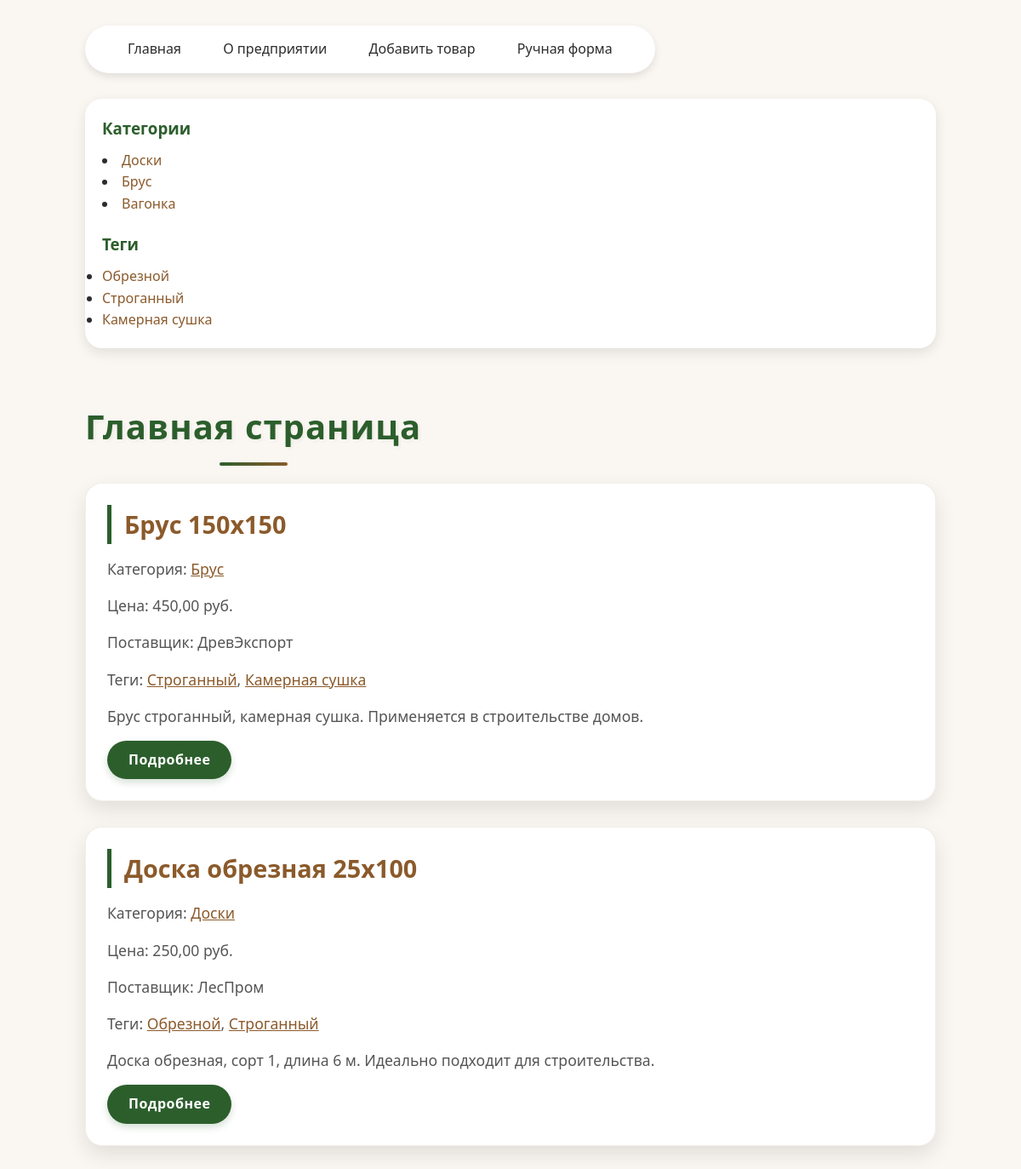
The app's page /, older data.
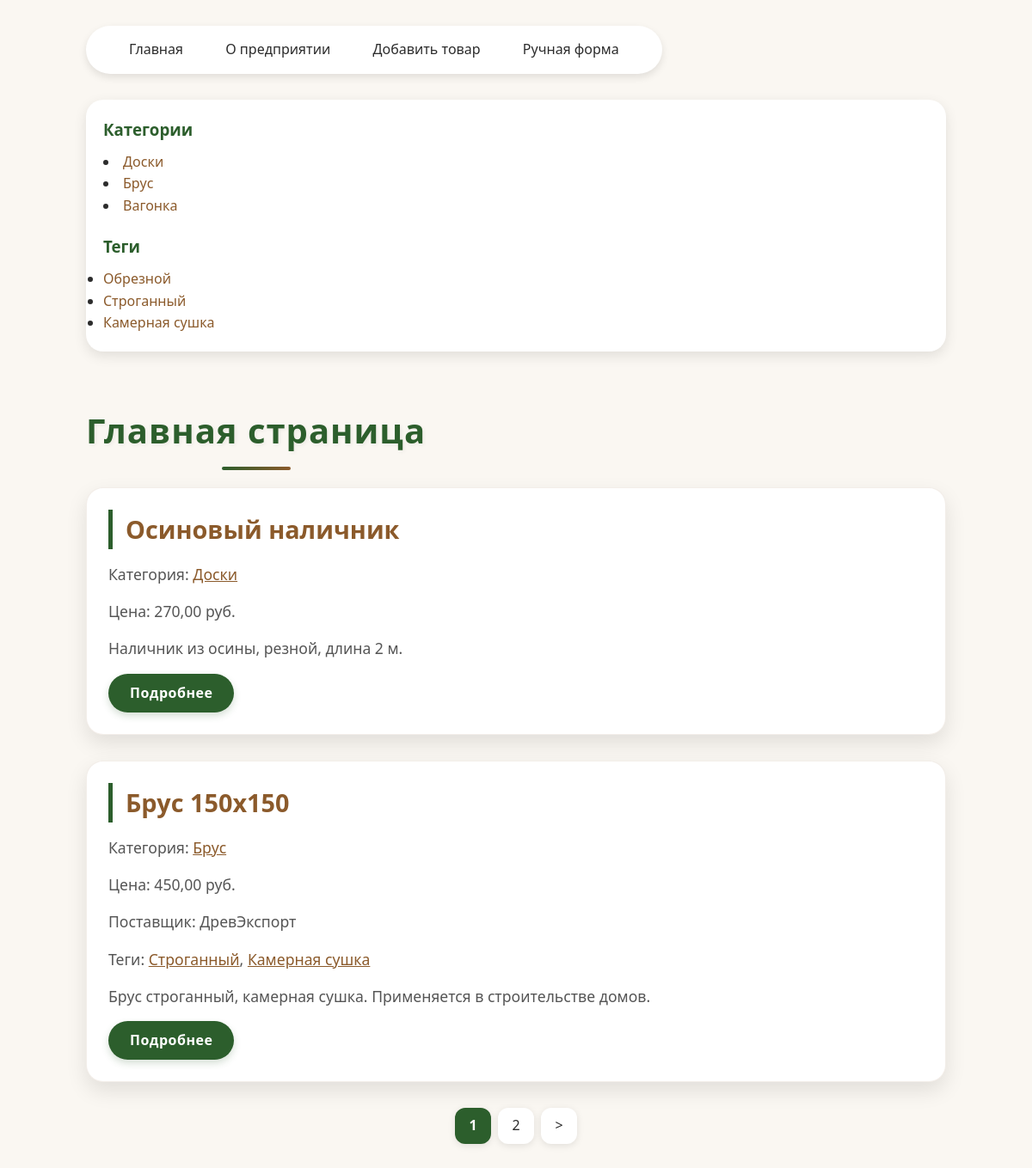
The same page, newer data.
### lumber/models.py (models this page shows, shortened)
class Category(models.Model):
    name = models.CharField(max_length=100, db_index=True, verbose_name="Категория")
    slug = models.SlugField(max_length=255, unique=True, db_index=True, verbose_name="URL")
    class Meta:
        verbose_name = "Категория"
        verbose_name_plural = "Категории"
    def get_absolute_url(self):
        return reverse("category", kwargs={"cat_slug": self.slug})

class Tag(models.Model):
    name = models.CharField(max_length=100, db_index=True, verbose_name="Тег")
    slug = models.SlugField(max_length=255, unique=True, db_index=True, verbose_name="URL")
    class Meta:
        verbose_name = "Тег"
        verbose_name_plural = "Теги"
    def get_absolute_url(self):
        return reverse("tag", kwargs={"tag_slug": self.slug})

class Product(models.Model):
    class Status(models.IntegerChoices):
        DRAFT = 0, "Черновик"
        PUBLISHED = 1, "Опубликовано"
    title = models.CharField(max_length=255, verbose_name="Название")
    slug = models.SlugField(
        max_length=255,
        unique=True,
        db_index=True,
        verbose_name="URL",
        validators=[
            MinLengthValidator(5),
            MaxLengthValidator(100),
        ],
    )
    content = models.TextField(blank=True, verbose_name="Описание")
    photo = models.ImageField(
        upload_to="products/%Y/%m/%d/",
        blank=True,
        null=True,
        verbose_name="Фото",
    )
    price = models.DecimalField(
        max_digits=10,
        decimal_places=2,
        blank=True,
        null=True,
        verbose_name="Цена",
    )
    time_create = models.DateTimeField(auto_now_add=True, verbose_name="Время создания")
    time_update = models.DateTimeField(auto_now=True, verbose_name="Время изменения")
    is_published = models.BooleanField(
        choices=Status.choices,
        default=Status.DRAFT,
        verbose_name="Статус",
    )
    category = models.ForeignKey(
        Category,
        on_delete=models.PROTECT,
        related_name="products",
        verbose_name="Категория",
    )
    tags = models.ManyToManyField(
        Tag,
        blank=True,
        related_name="products",
        verbose_name="Теги",
    )
    supplier = models.ForeignKey(
        Supplier,
        on_delete=models.SET_NULL,
        null=True,
        blank=True,
        related_name="products",
        verbose_name="Поставщик",
    )
    objects = models.Manager()
    published = PublishedManager()
    class Meta:
        verbose_name = "Товар"
        verbose_name_plural = "Товары"
        ordering = ["-time_create"]
        indexes = [
            models.Index(fields=["-time_create"]),
        ]
    def get_absolute_url(self):
        return reverse("product", kwargs={"product_slug": self.slug})

class Supplier(models.Model):
    name = models.CharField(max_length=100, verbose_name="Название")
    contact_person = models.CharField(max_length=100, blank=True, verbose_name="Контактное лицо")
    phone = models.CharField(max_length=20, blank=True, verbose_name="Телефон")
    email = models.EmailField(blank=True, verbose_name="E-mail")
    class Meta:
        verbose_name = "Поставщик"
        verbose_name_plural = "Поставщики"

### lumber/views.py (the view)
# urls.py: path("", views.ProductHome.as_view(), name="home"),
class ProductHome(DataMixin, ListView):
    model = Product
    template_name = "lumber/index.html"
    context_object_name = "posts"
    title_page = "Главная страница"
    def get_queryset(self):
        return (
            Product.published.all()
            .select_related("category", "supplier")
            .prefetch_related("tags")
        )
    def get_context_data(self, **kwargs):
        context = super().get_context_data(**kwargs)
        return self.get_mixin_context(context, cat_selected=0)

### lumber/models.py (called while the page is built)
    def get_queryset(self):
        return super().get_queryset().filter(is_published=Product.Status.PUBLISHED)

### lumber/templatetags/lumber_tags.py (called while the page is built)
@register.inclusion_tag('lumber/list_categories.html')
def show_categories():
    cats = Category.objects.all()
    return {"cats": cats}

@register.inclusion_tag('lumber/list_tags.html')
def show_all_tags():
    tags = Tag.objects.all()
    return {"tags": tags}

### lumber/utils.py (called while the page is built)
    def get_mixin_context(self, context, **kwargs):
        context["menu"] = menu
        context["cat_selected"] = None
        context["tag_selected"] = None
        if self.title_page:
            context["title"] = self.title_page
        context.update(kwargs)
        return context

### lumber/templates/lumber/index.html (shortened to what this page needs)
{% extends 'base.html' %}
{% block content %}
    {% for post in posts %}
        <article class="post-card">
            <h2>{{ post.title }}</h2>
            <p>Категория: <a href="{{ post.category.get_absolute_url }}">{{ post.category.name }}</a></p>
            {% if post.price %}
                <p>Цена: {{ post.price }} руб.</p>
            {% endif %}
            {% if post.supplier %}
                <p>Поставщик: {{ post.supplier.name }}</p>
            {% endif %}
            {% with post.tags.all as tags %}
                {% if tags %}
                    <p>
                        Теги:
                        {% for tag in tags %}
                            <a href="{{ tag.get_absolute_url }}">{{ tag.name }}</a>{% if not forloop.last %}, {% endif %}
                        {% endfor %}
                    </p>
                {% endif %}
            {% endwith %}
            <p>{{ post.content|truncatewords:20 }}</p>
            <a class="btn" href="{{ post.get_absolute_url }}">Подробнее</a>
        </article>
    {% empty %}
        <div class="empty-message">В данный момент товаров нет.</div>
    {% endfor %}
{% endblock %}
{% block navigation %}
    {% if page_obj.has_other_pages %}
        <nav class="list-pages">
            <ul>
                {% for p in paginator.page_range %}
                    {% if page_obj.number == p %}
                        <li class="page-num page-num-selected">{{ p }}</li>
                    {% elif p >= page_obj.number|add:-2 and p <= page_obj.number|add:2 %}
                        <li class="page-num">
                            <a href="?page={{ p }}">{{ p }}</a>
                        </li>
                    {% endif %}
                {% endfor %}
                {% if page_obj.has_next %}
                    <li class="page-num">
                        <a href="?page={{ page_obj.next_page_number }}">&gt;</a>
                    </li>
                {% endif %}
            </ul>
        </nav>
    {% endif %}
{% endblock %}

### templates/base.html (shortened to what this page needs)
{% load static %}
{% load lumber_tags %}
<!DOCTYPE html>
<html lang="ru">
<head>
    <link rel="stylesheet" href="{% static 'lumber/css/style.css' %}">
</head>
<body>
    <div class="container">
        <nav class="nav-menu">
            {% for item in menu %}
                <a href="{% url item.url_name %}">{{ item.title }}</a>
            {% endfor %}
        </nav>
        <aside class="sidebar">
            <section class="sidebar-section">
                <h3>Категории</h3>
                {% show_categories %}
            </section>
            <section class="sidebar-section">
                <h3>Теги</h3>
                {% show_all_tags %}
            </section>
        </aside>
        <main>
            <h1>{% block heading %}{{ title }}{% endblock %}</h1>
            {% block content %}{% endblock %}
            {% block navigation %}{% endblock %}
        </main>
    </div>
</body>
</html>

### lumber/templates/lumber/list_categories.html
{% for cat in cats %}
    <li><a href="{{ cat.get_absolute_url }}">{{ cat.name }}</a></li>
{% endfor %}

### lumber/templates/lumber/list_tags.html
{% if tags %}
    <div class="tags-sidebar">
        <ul class="tags-list">
            {% for t in tags %}
                <li><a href="{{ t.get_absolute_url }}">{{ t.name }}</a></li>
            {% endfor %}
        </ul>
    </div>
{% endif %}

### lumber/static/lumber/css/style.css (style rules this page uses)
:root { --color-bg: #faf7f2; --color-primary: #2c5e2c; --color-primary-light: #3f7b3f; --color-secondary: #8b5a2b; --color-text: #2c2c2c; --color-text-light: #555; --color-card-bg: #ffffff; --color-shadow: rgba(0, 0, 0, 0.1); --color-error: #b00020; --color-success-bg: #e8f5e9; --color-success-text: #1b5e20; --font-main: "Segoe UI", Roboto, Arial, sans-serif; }
* { margin: 0; padding: 0; box-sizing: border-box; }
body { background-color: var(--color-bg); font-family: var(--font-main); color: var(--color-text); line-height: 1.6; padding: 30px 20px; min-height: 100vh; display: flex; flex-direction: column; align-items: center; }
.container { max-width: 1000px; width: 100%; margin: 0 auto; }
h1 { color: var(--color-primary); font-size: 2.5rem; margin: 30px 0 20px; text-shadow: 2px 2px 4px rgba(0, 0, 0, 0.05); letter-spacing: 1px; position: relative; display: inline-block; }
h1::after { content: ""; display: block; width: 80px; height: 4px; background: linear-gradient(90deg, var(--color-primary), var(--color-secondary)); margin: 10px auto 0; border-radius: 2px; }
h2 { color: var(--color-secondary); font-size: 1.8rem; margin-bottom: 15px; }
h3 { color: var(--color-primary); margin-bottom: 10px; }
.nav-menu { background-color: var(--color-card-bg); padding: 15px 30px; border-radius: 50px; box-shadow: 0 4px 10px var(--color-shadow); margin-bottom: 30px; display: inline-block; }
.nav-menu a { color: var(--color-text); text-decoration: none; font-weight: 500; padding: 8px 20px; border-radius: 30px; transition: all 0.3s ease; }
.nav-menu a:not(:last-child) { margin-right: 5px; }
.sidebar { background: var(--color-card-bg); border-radius: 20px; padding: 20px; margin-bottom: 30px; box-shadow: 0 5px 15px var(--color-shadow); }
.sidebar-section:not(:last-child) { margin-bottom: 20px; }
.sidebar a { color: var(--color-secondary); text-decoration: none; }
.post-card { background: var(--color-card-bg); border-radius: 20px; padding: 25px; margin-bottom: 30px; box-shadow: 0 10px 25px var(--color-shadow); transition: transform 0.2s, box-shadow 0.2s; border: 1px solid rgba(139, 90, 43, 0.1); overflow: hidden; }
.post-card h2 { margin-top: 0; border-left: 5px solid var(--color-primary); padding-left: 15px; }
.post-card p { color: var(--color-text-light); margin: 15px 0; font-size: 1.1rem; }
.post-card a, .post-detail a { color: var(--color-secondary); }
.btn { display: inline-block; background-color: var(--color-primary); color: white !important; padding: 10px 25px; border-radius: 30px; text-decoration: none; font-weight: 600; letter-spacing: 0.5px; transition: background-color 0.3s, transform 0.2s; border: none; cursor: pointer; box-shadow: 0 4px 8px rgba(44, 94, 44, 0.2); }
.list-pages { margin: 10px 0 30px; text-align: center; }
.list-pages ul { list-style: none; display: inline-flex; align-items: center; flex-wrap: wrap; gap: 8px; padding: 0; margin: 0; }
.page-num { min-width: 42px; text-align: center; padding: 8px 12px; border-radius: 12px; background: var(--color-card-bg); box-shadow: 0 2px 8px var(--color-shadow); color: var(--color-text); }
.page-num a { color: var(--color-text); text-decoration: none; display: block; }
.page-num-selected { background: var(--color-primary); color: #fff; font-weight: 700; }

Row changes from the older to the newer data that the page shows:
no longer on this page (row edited): Product: title "Доска обрезная 25х100", category.name "Доски", price "250,00", supplier.name "ЛесПром", content "Доска обрезная, сорт 1, длина 6 м. Идеально подходит для строительства.", Tag (name "Обрезной"), Tag (name "Строганный")
added Product: title "Осиновый наличник", category.name "Доски", price "270,00", content "Наличник из осины, резной, длина 2 м."
Text that changed along with them:
new list line: "1"
new list line: "2"
